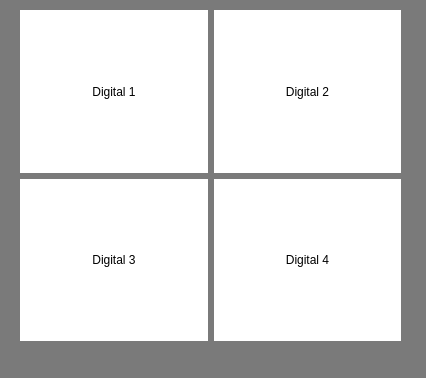
<?xml version="1.0" encoding="UTF-8"?>
<ui version="4.0">
 <class>MainWindow</class>
 <widget class="QMainWindow" name="MainWindow">
  <property name="geometry">
   <rect>
    <x>0</x>
    <y>0</y>
    <width>426</width>
    <height>378</height>
   </rect>
  </property>
  <property name="maximumSize">
   <size>
    <width>426</width>
    <height>378</height>
   </size>
  </property>
  <property name="windowTitle">
   <string>MainWindow</string>
  </property>
  <property name="styleSheet">
   <string notr="true">background-color: rgb(122, 122, 122);</string>
  </property>
  <property name="iconSize">
   <size>
    <width>24</width>
    <height>24</height>
   </size>
  </property>
  <property name="toolButtonStyle">
   <enum>Qt::ToolButtonIconOnly</enum>
  </property>
  <property name="documentMode">
   <bool>false</bool>
  </property>
  <property name="tabShape">
   <enum>QTabWidget::Rounded</enum>
  </property>
  <widget class="QWidget" name="centralwidget">
   <widget class="QWidget" name="gridLayoutWidget">
    <property name="geometry">
     <rect>
      <x>20</x>
      <y>10</y>
      <width>381</width>
      <height>331</height>
     </rect>
    </property>
    <layout class="QGridLayout" name="gridLayout">
     <item row="3" column="0">
      <widget class="QLabel" name="lbl3">
       <property name="styleSheet">
        <string notr="true">background-color: rgb(255, 255, 255);</string>
       </property>
       <property name="text">
        <string>Digital 3</string>
       </property>
       <property name="alignment">
        <set>Qt::AlignCenter</set>
       </property>
      </widget>
     </item>
     <item row="0" column="0">
      <widget class="QLabel" name="lbl1">
       <property name="styleSheet">
        <string notr="true">background-color: rgb(255, 255, 255);</string>
       </property>
       <property name="text">
        <string>Digital 1</string>
       </property>
       <property name="alignment">
        <set>Qt::AlignCenter</set>
       </property>
      </widget>
     </item>
     <item row="0" column="1">
      <widget class="QLabel" name="lbl2">
       <property name="styleSheet">
        <string notr="true">background-color: rgb(255, 255, 255);</string>
       </property>
       <property name="text">
        <string>Digital 2</string>
       </property>
       <property name="alignment">
        <set>Qt::AlignCenter</set>
       </property>
      </widget>
     </item>
     <item row="3" column="1">
      <widget class="QLabel" name="lbl4">
       <property name="styleSheet">
        <string notr="true">background-color: rgb(255, 255, 255);</string>
       </property>
       <property name="text">
        <string>Digital 4</string>
       </property>
       <property name="alignment">
        <set>Qt::AlignCenter</set>
       </property>
      </widget>
     </item>
    </layout>
   </widget>
  </widget>
  <widget class="QMenuBar" name="menubar">
   <property name="geometry">
    <rect>
     <x>0</x>
     <y>0</y>
     <width>426</width>
     <height>21</height>
    </rect>
   </property>
  </widget>
 </widget>
 <resources/>
 <connections/>
</ui>
